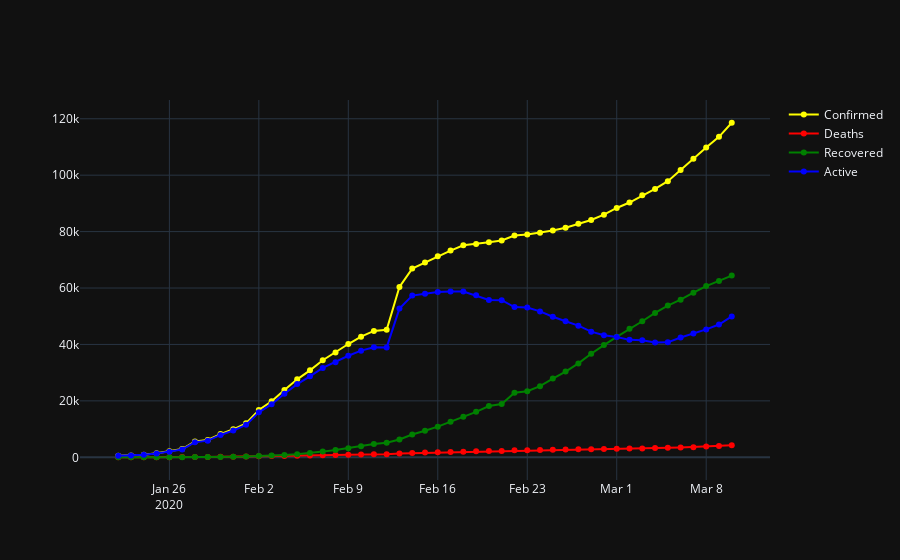

Notebook cell for this chart:
### Code cell
#Confirmed ALL
fig = go.Figure()
fig.update_layout(template='plotly_dark')
fig.add_trace(go.Scatter(x=temp['Date'], 
                         y=temp['Confirmed'],
                         mode='lines+markers',
                         name='Confirmed',
                         line=dict(color='Yellow', width=2)))
fig.add_trace(go.Scatter(x=temp['Date'], 
                         y=temp['Deaths'],
                         mode='lines+markers',
                         name='Deaths',
                         line=dict(color='Red', width=2)))
fig.add_trace(go.Scatter(x=temp['Date'], 
                         y=temp['Recovered'],
                         mode='lines+markers',
                         name='Recovered',
                         line=dict(color='Green', width=2)))
fig.add_trace(go.Scatter(x=temp['Date'], 
                         y=temp['Active'],
                         mode='lines+markers',
                         name='Active',
                         line=dict(color='Blue', width=2)))

fig.show()
